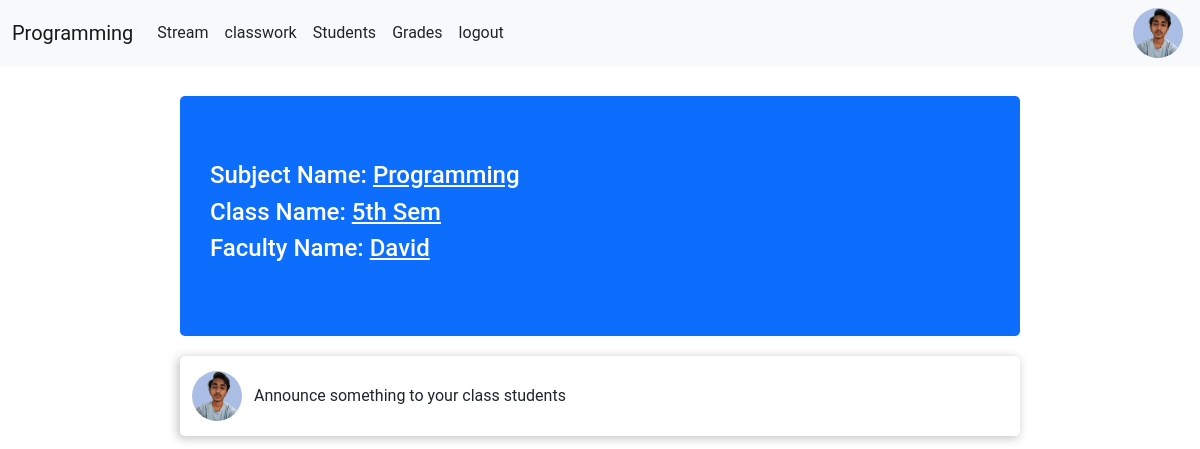
Page /teacher_portal/class_detail/1/ (signed in) on the committed database.
### TeacherPortal/models.py (models this page shows, shortened)
class CreateClass(models.Model):
    teacher = models.ForeignKey(Teacher,related_name="class_teacher",on_delete=models.CASCADE,null=True)
    student = models.ManyToManyField(Student)
    class_name = models.CharField(max_length=255,null=False)
    section = models.CharField(max_length=255)
    subject_name = models.CharField(max_length=255)

### account/models.py (models this page shows)
class Teacher(models.Model):
    user = models.OneToOneField(User,on_delete=models.CASCADE,primary_key=True,related_name='Teacher')
    name = models.CharField(max_length=250)
    email = models.EmailField(max_length=254)
    phone = models.IntegerField()
    teacher_profile_pic = models.ImageField(upload_to="classroom/teacher_profile_pic",blank=True)
    class_students = models.ManyToManyField(Student)
    def __str__(self):
        return self.name

### TeacherPortal/views.py (the view)
# urls.py: path('class_detail/<int:id>/',views.classDetail ,name='class_detail'),
def classDetail(request,id):
    teacher = Teacher.objects.get(user=request.user)
    context = {
        'class_detail': get_object_or_404(CreateClass, pk=id),
        'teacher':teacher,
        'id':id,
    }
    return render(request,'TeacherPortal/class_detail.html',context)

### TeacherPortal/templates/TeacherPortal/class_detail.html (shortened to what this page needs)
{% extends 'TeacherPortal/base.html' %}
{% load static %}
{% block link %} <link rel="stylesheet" href="{% static './TeacherPortal/css/stream.css' %}"> {% endblock link %}
{% block content %}
    <section>
        <div id="stream">
            <div id="class-detail-container" class="bg-primary">
                <h4>
                    Subject Name: <span style="text-decoration: underline;">{{class_detail.subject_name}}</span>
                </h4>
                <h4>Class Name: <span style="text-decoration: underline;">{{class_detail.class_name}}</span></h4>
                <h4>Faculty Name: <span style="text-decoration: underline;">{{class_detail.teacher}}</span></h4>
            </div>
            <div id="announcement">
                <div id="user-profile-image">
                    <button class="btn border-0">
                        {% if teacher.teacher_profile_pic %}
                            <img  style="width: 50px; height: 50px; border-radius: 50%;" src="{{ teacher.teacher_profile_pic.url }}" alt="profile">
                        {% else %}
                            <img  style="width: 50px; height: 50px; border-radius: 50%;"
                            src="{% static './TeacherPortal/images/user.png' %}"
                            alt="Profile"
                            />
                        {% endif %}
                    </button>
                </div>
                <div id="announcement-text">
                    Announce something to your class students
                </div>
            </div>
        </div>
    </section>
{% endblock content %}

### TeacherPortal/templates/TeacherPortal/base.html (shortened to what this page needs)
{% load static %}
<!doctype html>
<html lang="en">
  <head>
    <link rel="stylesheet" href="{% static './TeacherPortal/css/base.css' %}">
    {% block link %} {% endblock link %}
    <link href="https://cdn.jsdelivr.net/npm/bootstrap@5.2.0/dist/css/bootstrap.min.css" rel="stylesheet">
    <link rel="stylesheet" href="https://cdnjs.cloudflare.com/ajax/libs/font-awesome/4.7.0/css/font-awesome.min.css">
  </head>
  <body>
    <nav class="navbar navbar-expand-lg bg-light">
        <div class="container-fluid">
          <a id="sub-header" class="navbar-brand" href="{% url 'teacher_portal:class_detail' id %}"> {{class_detail.subject_name}} </a>
          <div class="collapse navbar-collapse" id="navbarSupportedContent">
            <ul class="navbar-nav me-auto mb-2 mb-lg-0">
              <li class="nav-item">
                <a class="nav-link text-dark" aria-current="page" href="{% url 'teacher_portal:class_detail' id %}">Stream</a>
              </li>
              <li class="nav-item">
                <a class="nav-link text-dark" aria-current="page" href="{% url 'teacher_portal:classwork' id %}">classwork</a>
              </li>
              <li class="nav-item">
                <a class="nav-link text-dark" href="{% url 'teacher_portal:students' id %}">Students</a>
              </li>
              <li class="nav-item">
                <a class="nav-link text-dark" href="#">Grades</a>
              </li>
              <li class="nav-item">
                <a class="nav-link text-dark" href="{% url 'teacher_portal:logout' %}">logout</a>
              </li>
            </ul>
          </div>
          <div>
              <button style="margin-right:5px;" id="profile-btn">
                {% if teacher.teacher_profile_pic %}
                    <img  style="width: 50px; height: 50px; border-radius: 50%;" src="{{ teacher.teacher_profile_pic.url }}" alt="profile">
                {% else %}
                  <img  style="width: 50px; height: 50px; border-radius: 50%;"
                  src="{% static './TeacherPortal/images/user.png' %}"
                  alt="Profile"
                  />
                {% endif %}
              </button>
           </div>
        </div>
      </nav>
      {% block content %}
      {% endblock content %}
  </body>
</html>

### static/TeacherPortal/css/base.css (style rules this page uses)
* { margin: 0; padding: 0; font-family: "Roboto",Helvetica,Arial,sans-serif; -webkit-font-smoothing: antialiased; }
.navbar { display: flex; justify-content: space-between; }
a { text-decoration: none; color: black; }
#profile-btn { border: none; background: none; }
#profile-btn > img { width: 30px; height: 30px; border-radius: 50%; }

### static/TeacherPortal/css/stream.css (style rules this page uses)
#stream { width: 70%; margin: auto; height: 400px; }
#class-detail-container { width: 100%; height: 15rem; border-radius: 5px; margin-top: 30px; padding: 30px; display: flex; flex-direction: column; justify-content: center; column-gap: 30px; color: white; text-transform: capitalize; }
#announcement { border: none; border-radius: 5px; margin-top: 20px; width: 100%; height: 5rem; -webkit-box-shadow: -2px 2px 10px 1px rgba(201,201,201,1); -moz-box-shadow: -2px 2px 10px 1px rgba(201,201,201,1); box-shadow: -2px 2px 10px 1px rgba(201,201,201,1); display: flex; align-items: center; }
#announcement-text { flex-grow: 2; }

### rows in the picture
CreateClass: subject_name "Programming", class_name "5th Sem", teacher "David"
Teacher: teacher_profile_pic (picture)
